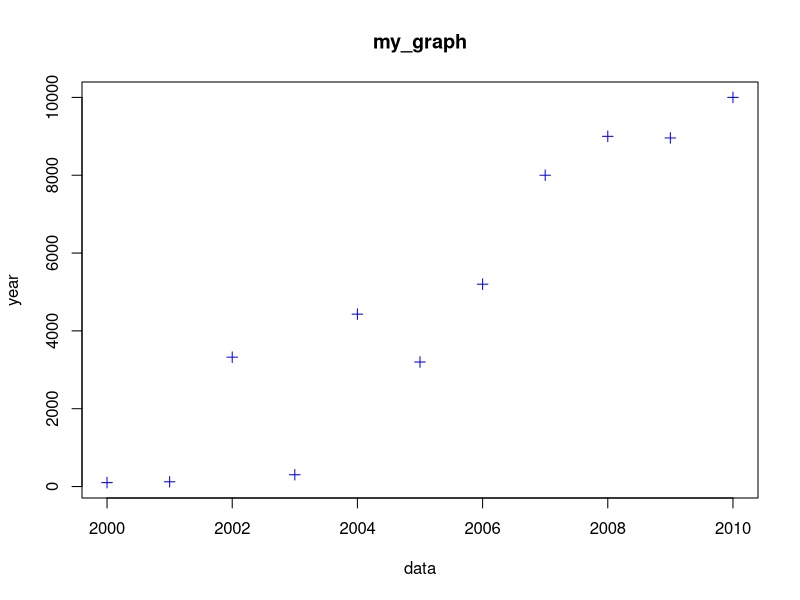

Generate this figure with R:
dir.create("git_ignor")

year <- c(2000:2010)
data_1 <- c(101,121,3324,303,4430,3200,5200,8000,9000,8958,10000)

table_try <- data.frame(year,data_1)
table_try

plot(year, data_1, col = "blue", pch = 3, title("my_graph"), 
     ylab = "year", xlab = "data")


